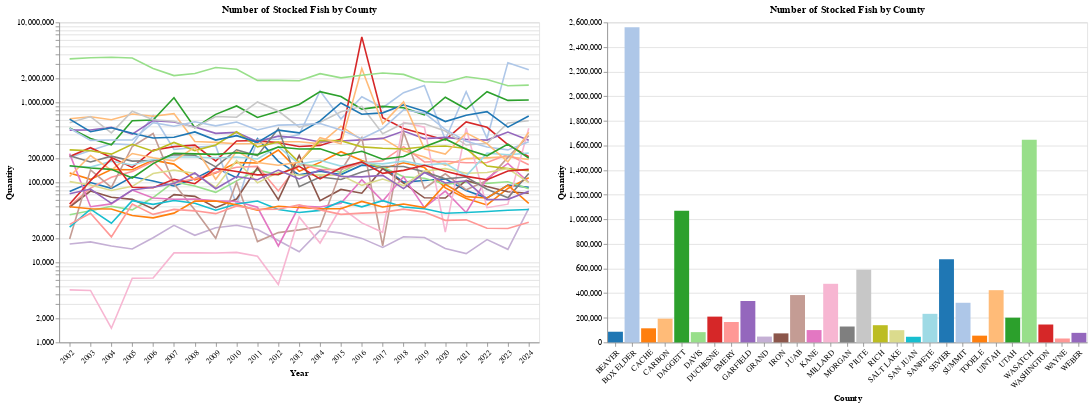

Notebook cell for this chart:
### Code cell
#Same Chart as above, but applied to a log scale to normalize scale, visually 

#Grouping appropriate data
count_by_county = fish_stock_data.groupby(['Year', 'County'])['Quantity'].sum().reset_index()
count_by_county["Year_only"] = count_by_county["Year"]

#Interactive Year Slider
year_slider = alt.binding_range(name="Select a year : ", min=count_by_county["Year_only"].min(), max=count_by_county["Year_only"].max(), step=1)
selected_year =  alt.selection_point(fields=["Year_only"], bind=year_slider, value=2024)

#Interactive County Legend Selection
point_selection = alt.selection_point(fields=['County'])
brush_selection = alt.selection_interval(encodings=['x'])

#Adding base plot
base_plot = alt.Chart(count_by_county)

#Color
color = alt.condition(
    brush_selection & point_selection,
    alt.Color('County:N', scale=alt.Scale(scheme='category20'), legend=None),
    alt.value('lightgray')
)

#Tooltip
tooltip = alt.Tooltip(
    ["County:N", "Year:O", "Quantity:Q"]
)

#Bar Chart Vis
bar_chart = base_plot.mark_bar().encode(
    x=alt.X('County', axis=alt.Axis(labelAngle=-45), sort=None),
    y='Quantity', 
    color=color, 
    tooltip=tooltip
).properties(
    width=600,
    height=400,
    title='Number of Stocked Fish by County'
).transform_filter(
    selected_year
).add_params(
    selected_year, 
    point_selection,
    brush_selection,
)

#Line Chart Vis
line_chart = base_plot.mark_line().encode(
    x=alt.X('Year:O', axis=alt.Axis(labelAngle=-45)),
    y=alt.Y('Quantity', scale=alt.Scale(type='log')),  
    color=color, 
    tooltip=tooltip
).properties(
    width=600,
    height=400,
    title='Number of Stocked Fish by County'
).transform_filter(
    point_selection
).add_params(
    brush_selection,
    point_selection
)

#Stacking both charts together 
temporal_chart = alt.hconcat(line_chart, bar_chart).resolve_scale()
temporal_chart

### Figure 1 — Vega-Lite specification as saved in the notebook (floating-point values rounded to 4 significant figures; data arrays with more than 128 entries replaced by an {"elided": "..."} marker saying what was removed)
{"config": {"view": {"continuousWidth": 300, "continuousHeight": 300}}, "hconcat": [{"mark": {"type": "line"}, "encoding": {"color": {"condition": {"test": {"and": [{"param": "param_9"}, {"param": "param_8"}]}, "field": "County", "legend": null, "scale": {"scheme": "category20"}, "type": "nominal"}, "value": "lightgray"}, "tooltip": [{"field": "County", "type": "nominal"}, {"field": "Year", "type": "ordinal"}, {"field": "Quantity", "type": "quantitative"}], "x": {"axis": {"labelAngle": -45}, "field": "Year", "type": "ordinal"}, "y": {"field": "Quantity", "scale": {"type": "log"}, "type": "quantitative"}}, "height": 400, "name": "view_5", "title": "Number of Stocked Fish by County", "transform": [{"filter": {"param": "param_8"}}], "width": 600}, {"mark": {"type": "bar"}, "encoding": {"color": {"condition": {"test": {"and": [{"param": "param_9"}, {"param": "param_8"}]}, "field": "County", "legend": null, "scale": {"scheme": "category20"}, "type": "nominal"}, "value": "lightgray"}, "tooltip": [{"field": "County", "type": "nominal"}, {"field": "Year", "type": "ordinal"}, {"field": "Quantity", "type": "quantitative"}], "x": {"axis": {"labelAngle": -45}, "field": "County", "sort": null, "type": "nominal"}, "y": {"field": "Quantity", "type": "quantitative"}}, "height": 400, "name": "view_6", "title": "Number of Stocked Fish by County", "transform": [{"filter": {"param": "param_7"}}], "width": 600}], "data": {"name": "data-c9ab0315a88e9a9f60aeb94ee8973566"}, "params": [{"name": "param_9", "select": {"type": "interval", "encodings": ["x"]}, "views": ["view_5", "view_6"]}, {"name": "param_8", "select": {"type": "point", "fields": ["County"]}, "views": ["view_5", "view_6"]}, {"name": "param_7", "select": {"type": "point", "fields": ["Year_only"]}, "bind": {"input": "range", "max": 2024.0, "min": 2002.0, "name": "Select a year : ", "step": 1}, "value": 2024, "views": ["view_6"]}], "resolve": {"scale": {}}, "$schema": "https://vega.github.io/schema/vega-lite/v5.8.0.json", "datasets": {"data-c9ab0315a88e9a9f60aeb94ee8973566": {"elided": "667 records"}}}
